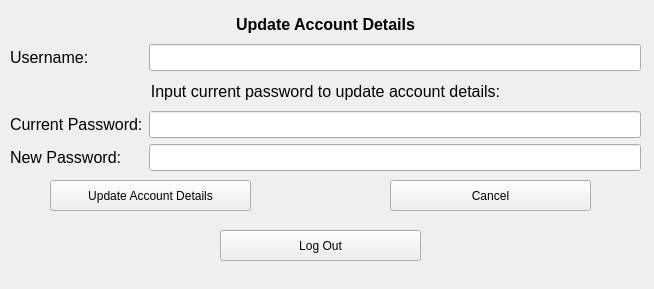
<?xml version="1.0" encoding="UTF-8"?>
<ui version="4.0">
 <class>account_settings_window</class>
 <widget class="QWidget" name="account_settings_window">
  <property name="geometry">
   <rect>
    <x>0</x>
    <y>0</y>
    <width>654</width>
    <height>289</height>
   </rect>
  </property>
  <property name="sizePolicy">
   <sizepolicy hsizetype="Fixed" vsizetype="Fixed">
    <horstretch>0</horstretch>
    <verstretch>0</verstretch>
   </sizepolicy>
  </property>
  <property name="minimumSize">
   <size>
    <width>654</width>
    <height>289</height>
   </size>
  </property>
  <property name="maximumSize">
   <size>
    <width>654</width>
    <height>289</height>
   </size>
  </property>
  <property name="windowTitle">
   <string>Update Account Details</string>
  </property>
  <widget class="QWidget" name="gridLayoutWidget">
   <property name="geometry">
    <rect>
     <x>10</x>
     <y>10</y>
     <width>631</width>
     <height>161</height>
    </rect>
   </property>
   <layout class="QGridLayout" name="gridLayout">
    <item row="4" column="1">
     <widget class="QLineEdit" name="line_new_pwd">
      <property name="font">
       <font>
        <family>Arial</family>
        <pointsize>12</pointsize>
       </font>
      </property>
      <property name="maxLength">
       <number>64</number>
      </property>
      <property name="echoMode">
       <enum>QLineEdit::EchoMode::PasswordEchoOnEdit</enum>
      </property>
     </widget>
    </item>
    <item row="3" column="0">
     <widget class="QLabel" name="lbl_update_pwd">
      <property name="font">
       <font>
        <family>Arial</family>
        <pointsize>12</pointsize>
       </font>
      </property>
      <property name="text">
       <string>Current Password:</string>
      </property>
     </widget>
    </item>
    <item row="3" column="1">
     <widget class="QLineEdit" name="line_curr_pwd">
      <property name="font">
       <font>
        <family>Arial</family>
        <pointsize>12</pointsize>
       </font>
      </property>
      <property name="maxLength">
       <number>64</number>
      </property>
      <property name="echoMode">
       <enum>QLineEdit::EchoMode::PasswordEchoOnEdit</enum>
      </property>
     </widget>
    </item>
    <item row="1" column="1">
     <widget class="QLineEdit" name="line_update_usrname">
      <property name="font">
       <font>
        <family>Arial</family>
        <pointsize>12</pointsize>
       </font>
      </property>
      <property name="maxLength">
       <number>32</number>
      </property>
     </widget>
    </item>
    <item row="4" column="0">
     <widget class="QLabel" name="lbl_new_pass">
      <property name="font">
       <font>
        <family>Arial</family>
        <pointsize>12</pointsize>
       </font>
      </property>
      <property name="text">
       <string>New Password:</string>
      </property>
     </widget>
    </item>
    <item row="1" column="0">
     <widget class="QLabel" name="lbl_update_usrname">
      <property name="font">
       <font>
        <family>Arial</family>
        <pointsize>12</pointsize>
       </font>
      </property>
      <property name="text">
       <string>Username:</string>
      </property>
     </widget>
    </item>
    <item row="0" column="0" colspan="2">
     <widget class="QLabel" name="lbl_update_acc_dets">
      <property name="font">
       <font>
        <family>Arial</family>
        <pointsize>12</pointsize>
        <bold>true</bold>
       </font>
      </property>
      <property name="text">
       <string>Update Account Details</string>
      </property>
      <property name="alignment">
       <set>Qt::AlignmentFlag::AlignCenter</set>
      </property>
     </widget>
    </item>
    <item row="2" column="0" colspan="2">
     <widget class="QLabel" name="lbl_instruction">
      <property name="font">
       <font>
        <family>Arial</family>
        <pointsize>12</pointsize>
       </font>
      </property>
      <property name="text">
       <string>Input current password to update account details:</string>
      </property>
      <property name="alignment">
       <set>Qt::AlignmentFlag::AlignCenter</set>
      </property>
     </widget>
    </item>
   </layout>
  </widget>
  <widget class="QPushButton" name="btn_update_cancel">
   <property name="geometry">
    <rect>
     <x>390</x>
     <y>180</y>
     <width>201</width>
     <height>31</height>
    </rect>
   </property>
   <property name="text">
    <string>Cancel</string>
   </property>
  </widget>
  <widget class="QPushButton" name="btn_update_dets">
   <property name="geometry">
    <rect>
     <x>50</x>
     <y>180</y>
     <width>201</width>
     <height>31</height>
    </rect>
   </property>
   <property name="text">
    <string>Update Account Details</string>
   </property>
  </widget>
  <widget class="QPushButton" name="btn_logout">
   <property name="geometry">
    <rect>
     <x>220</x>
     <y>230</y>
     <width>201</width>
     <height>31</height>
    </rect>
   </property>
   <property name="text">
    <string>Log Out</string>
   </property>
  </widget>
 </widget>
 <tabstops>
  <tabstop>line_update_usrname</tabstop>
  <tabstop>line_curr_pwd</tabstop>
  <tabstop>line_new_pwd</tabstop>
  <tabstop>btn_update_dets</tabstop>
  <tabstop>btn_update_cancel</tabstop>
  <tabstop>btn_logout</tabstop>
 </tabstops>
 <resources/>
 <connections/>
</ui>
